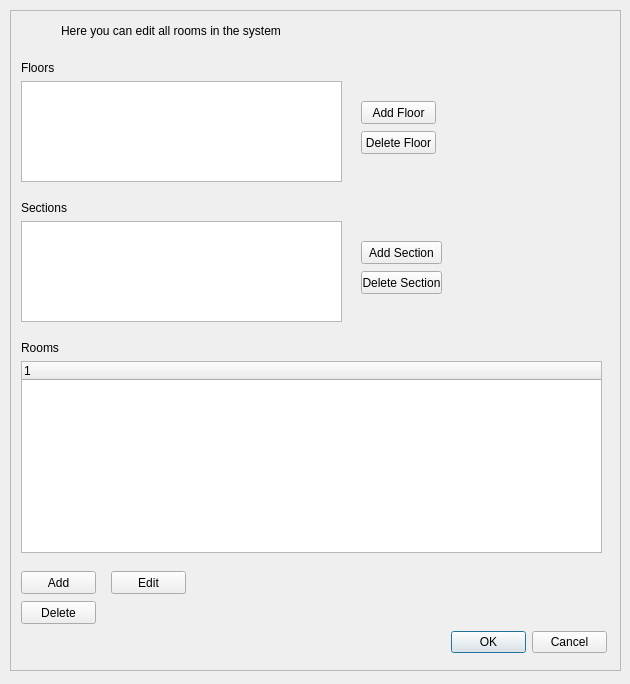
<?xml version="1.0" encoding="UTF-8"?>
<ui version="4.0">
 <class>Room_Editor</class>
 <widget class="QDialog" name="Room_Editor">
  <property name="geometry">
   <rect>
    <x>0</x>
    <y>0</y>
    <width>630</width>
    <height>684</height>
   </rect>
  </property>
  <property name="windowTitle">
   <string>Dialog</string>
  </property>
  <widget class="QScrollArea" name="scrollArea">
   <property name="geometry">
    <rect>
     <x>10</x>
     <y>10</y>
     <width>611</width>
     <height>661</height>
    </rect>
   </property>
   <property name="widgetResizable">
    <bool>true</bool>
   </property>
   <widget class="QWidget" name="scrollAreaWidgetContents">
    <property name="geometry">
     <rect>
      <x>0</x>
      <y>0</y>
      <width>609</width>
      <height>659</height>
     </rect>
    </property>
    <widget class="QLabel" name="label">
     <property name="geometry">
      <rect>
       <x>10</x>
       <y>50</y>
       <width>47</width>
       <height>13</height>
      </rect>
     </property>
     <property name="text">
      <string>Floors</string>
     </property>
    </widget>
    <widget class="QListWidget" name="floorList">
     <property name="geometry">
      <rect>
       <x>10</x>
       <y>70</y>
       <width>321</width>
       <height>101</height>
      </rect>
     </property>
    </widget>
    <widget class="QLabel" name="label_2">
     <property name="geometry">
      <rect>
       <x>10</x>
       <y>190</y>
       <width>47</width>
       <height>13</height>
      </rect>
     </property>
     <property name="text">
      <string>Sections</string>
     </property>
    </widget>
    <widget class="QListWidget" name="sectionList">
     <property name="geometry">
      <rect>
       <x>10</x>
       <y>210</y>
       <width>321</width>
       <height>101</height>
      </rect>
     </property>
    </widget>
    <widget class="QLabel" name="label_3">
     <property name="geometry">
      <rect>
       <x>50</x>
       <y>10</y>
       <width>231</width>
       <height>20</height>
      </rect>
     </property>
     <property name="text">
      <string>Here you can edit all rooms in the system</string>
     </property>
    </widget>
    <widget class="QLabel" name="label_7">
     <property name="geometry">
      <rect>
       <x>10</x>
       <y>330</y>
       <width>47</width>
       <height>13</height>
      </rect>
     </property>
     <property name="text">
      <string>Rooms</string>
     </property>
    </widget>
    <widget class="QPushButton" name="addRoomButton">
     <property name="geometry">
      <rect>
       <x>10</x>
       <y>560</y>
       <width>75</width>
       <height>23</height>
      </rect>
     </property>
     <property name="text">
      <string>Add</string>
     </property>
    </widget>
    <widget class="QPushButton" name="deleteRoomButton">
     <property name="geometry">
      <rect>
       <x>10</x>
       <y>590</y>
       <width>75</width>
       <height>23</height>
      </rect>
     </property>
     <property name="text">
      <string>Delete</string>
     </property>
    </widget>
    <widget class="QPushButton" name="editRoomButton">
     <property name="geometry">
      <rect>
       <x>100</x>
       <y>560</y>
       <width>75</width>
       <height>23</height>
      </rect>
     </property>
     <property name="text">
      <string>Edit</string>
     </property>
    </widget>
    <widget class="QPushButton" name="deleteFloorButton">
     <property name="geometry">
      <rect>
       <x>350</x>
       <y>120</y>
       <width>75</width>
       <height>23</height>
      </rect>
     </property>
     <property name="text">
      <string>Delete Floor</string>
     </property>
    </widget>
    <widget class="QPushButton" name="addFloorButton">
     <property name="geometry">
      <rect>
       <x>350</x>
       <y>90</y>
       <width>75</width>
       <height>23</height>
      </rect>
     </property>
     <property name="text">
      <string>Add Floor</string>
     </property>
    </widget>
    <widget class="QPushButton" name="deleteSectionButton">
     <property name="geometry">
      <rect>
       <x>350</x>
       <y>260</y>
       <width>81</width>
       <height>23</height>
      </rect>
     </property>
     <property name="text">
      <string>Delete Section</string>
     </property>
    </widget>
    <widget class="QPushButton" name="addSectionButton">
     <property name="geometry">
      <rect>
       <x>350</x>
       <y>230</y>
       <width>81</width>
       <height>23</height>
      </rect>
     </property>
     <property name="text">
      <string>Add Section</string>
     </property>
    </widget>
    <widget class="QDialogButtonBox" name="buttonBox">
     <property name="geometry">
      <rect>
       <x>440</x>
       <y>620</y>
       <width>156</width>
       <height>23</height>
      </rect>
     </property>
     <property name="standardButtons">
      <set>QDialogButtonBox::Cancel|QDialogButtonBox::Ok</set>
     </property>
    </widget>
    <widget class="QTreeWidget" name="roomList">
     <property name="geometry">
      <rect>
       <x>10</x>
       <y>350</y>
       <width>581</width>
       <height>192</height>
      </rect>
     </property>
     <property name="editTriggers">
      <set>QAbstractItemView::NoEditTriggers</set>
     </property>
    </widget>
   </widget>
  </widget>
 </widget>
 <resources/>
 <connections/>
</ui>
